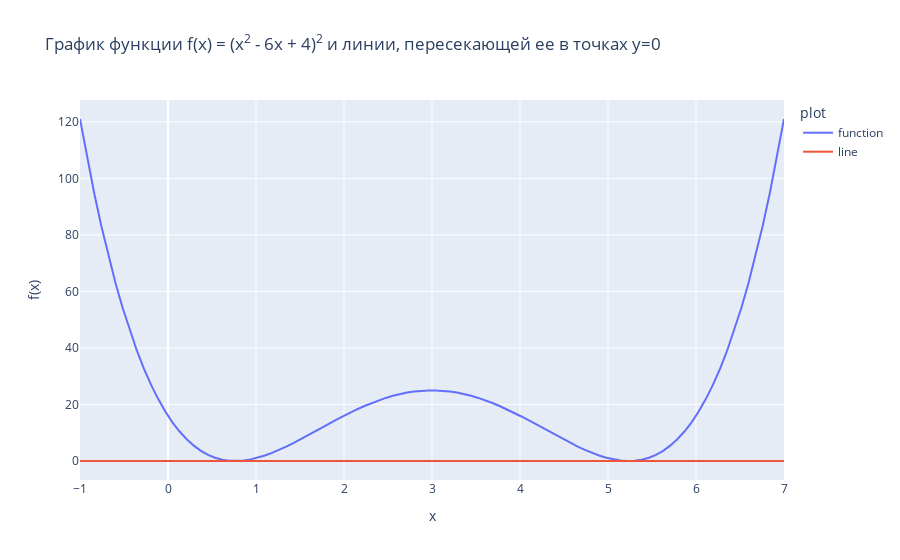

This figure's notebook cell:
### Markdown cell above
Возведем уравнение в квадрат, так как ищем не минимум, а производную (0 будет минимумом функции)
$ (x^2 - 6x + 4)^2 = 0 \Rightarrow x^4 - 12x^3 + 44x^2 - 48x + 16 = 0 $

### Code cell
x = np.linspace(-1, 7, 100)
y = (x**2 - 6*x + 4)**2     # или (x**2 - 6*x + 9)**2 (1 корень) или (x**2 - 6*x + 10)**2 (нет корней)
df = pd.DataFrame(data=y, index=x, columns=['function'])
df['line'] = 0
fig = px.line(df,
              labels={'index':'x', 'value':'f(x)', 'variable':'plot'},
              title="График функции f(x) = (x<sup>2</sup> - 6x + 4)<sup>2</sup> и линии, пересекающей ее в точках y=0")
fig.show()
